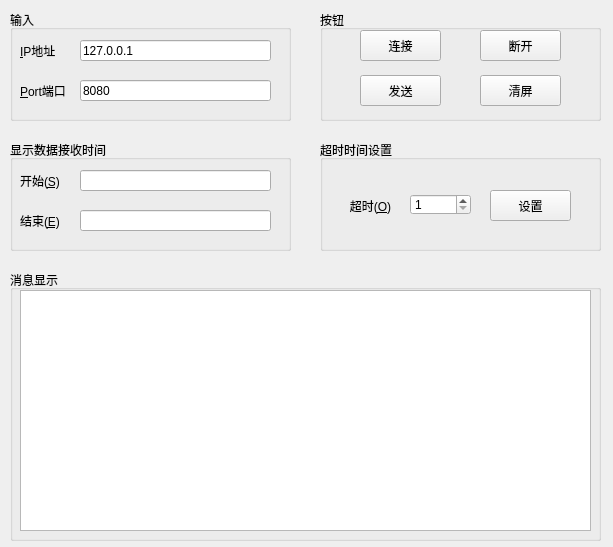
<?xml version="1.0" encoding="UTF-8"?>
<ui version="4.0">
 <class>CalculateNetClass</class>
 <widget class="QWidget" name="CalculateNetClass">
  <property name="geometry">
   <rect>
    <x>0</x>
    <y>0</y>
    <width>613</width>
    <height>547</height>
   </rect>
  </property>
  <property name="windowTitle">
   <string>CalculateNet</string>
  </property>
  <widget class="QGroupBox" name="groupBox_4">
   <property name="geometry">
    <rect>
     <x>10</x>
     <y>270</y>
     <width>591</width>
     <height>271</height>
    </rect>
   </property>
   <property name="title">
    <string>消息显示</string>
   </property>
   <widget class="QTextEdit" name="errEdit">
    <property name="geometry">
     <rect>
      <x>10</x>
      <y>20</y>
      <width>571</width>
      <height>241</height>
     </rect>
    </property>
    <property name="readOnly">
     <bool>true</bool>
    </property>
   </widget>
  </widget>
  <widget class="QGroupBox" name="groupBox_5">
   <property name="geometry">
    <rect>
     <x>320</x>
     <y>140</y>
     <width>281</width>
     <height>111</height>
    </rect>
   </property>
   <property name="title">
    <string>超时时间设置</string>
   </property>
   <widget class="QLabel" name="label_7">
    <property name="geometry">
     <rect>
      <x>20</x>
      <y>50</y>
      <width>61</width>
      <height>31</height>
     </rect>
    </property>
    <property name="text">
     <string>超时(&amp;O)</string>
    </property>
    <property name="alignment">
     <set>Qt::AlignCenter</set>
    </property>
    <property name="buddy">
     <cstring>outBox</cstring>
    </property>
   </widget>
   <widget class="QPushButton" name="outBtn">
    <property name="geometry">
     <rect>
      <x>170</x>
      <y>50</y>
      <width>81</width>
      <height>31</height>
     </rect>
    </property>
    <property name="text">
     <string>设置</string>
    </property>
   </widget>
   <widget class="QSpinBox" name="outBox">
    <property name="geometry">
     <rect>
      <x>90</x>
      <y>54</y>
      <width>61</width>
      <height>21</height>
     </rect>
    </property>
    <property name="minimum">
     <number>1</number>
    </property>
   </widget>
  </widget>
  <widget class="QGroupBox" name="groupBox_3">
   <property name="geometry">
    <rect>
     <x>320</x>
     <y>10</y>
     <width>281</width>
     <height>111</height>
    </rect>
   </property>
   <property name="title">
    <string>按钮</string>
   </property>
   <widget class="QPushButton" name="conBtn">
    <property name="geometry">
     <rect>
      <x>40</x>
      <y>20</y>
      <width>81</width>
      <height>31</height>
     </rect>
    </property>
    <property name="text">
     <string>连接</string>
    </property>
   </widget>
   <widget class="QPushButton" name="disBtn">
    <property name="geometry">
     <rect>
      <x>160</x>
      <y>20</y>
      <width>81</width>
      <height>31</height>
     </rect>
    </property>
    <property name="text">
     <string>断开</string>
    </property>
   </widget>
   <widget class="QPushButton" name="clsBtn">
    <property name="geometry">
     <rect>
      <x>160</x>
      <y>65</y>
      <width>81</width>
      <height>31</height>
     </rect>
    </property>
    <property name="text">
     <string>清屏</string>
    </property>
   </widget>
   <widget class="QPushButton" name="sendBtn">
    <property name="geometry">
     <rect>
      <x>40</x>
      <y>65</y>
      <width>81</width>
      <height>31</height>
     </rect>
    </property>
    <property name="text">
     <string>发送</string>
    </property>
   </widget>
  </widget>
  <widget class="QGroupBox" name="groupBox">
   <property name="geometry">
    <rect>
     <x>10</x>
     <y>10</y>
     <width>281</width>
     <height>111</height>
    </rect>
   </property>
   <property name="title">
    <string>输入</string>
   </property>
   <widget class="QLabel" name="label_2">
    <property name="geometry">
     <rect>
      <x>10</x>
      <y>70</y>
      <width>61</width>
      <height>21</height>
     </rect>
    </property>
    <property name="text">
     <string>&amp;Port端口</string>
    </property>
    <property name="buddy">
     <cstring>portEdit</cstring>
    </property>
   </widget>
   <widget class="QLabel" name="label">
    <property name="geometry">
     <rect>
      <x>10</x>
      <y>30</y>
      <width>61</width>
      <height>21</height>
     </rect>
    </property>
    <property name="text">
     <string>&amp;IP地址</string>
    </property>
    <property name="buddy">
     <cstring>ipEdit</cstring>
    </property>
   </widget>
   <widget class="QLineEdit" name="portEdit">
    <property name="geometry">
     <rect>
      <x>70</x>
      <y>70</y>
      <width>191</width>
      <height>21</height>
     </rect>
    </property>
    <property name="text">
     <string>8080</string>
    </property>
   </widget>
   <widget class="QLineEdit" name="ipEdit">
    <property name="geometry">
     <rect>
      <x>70</x>
      <y>30</y>
      <width>191</width>
      <height>21</height>
     </rect>
    </property>
    <property name="text">
     <string>127.0.0.1</string>
    </property>
   </widget>
  </widget>
  <widget class="QGroupBox" name="groupBox_2">
   <property name="geometry">
    <rect>
     <x>10</x>
     <y>140</y>
     <width>281</width>
     <height>111</height>
    </rect>
   </property>
   <property name="title">
    <string>显示数据接收时间</string>
   </property>
   <widget class="QLabel" name="label_3">
    <property name="geometry">
     <rect>
      <x>10</x>
      <y>30</y>
      <width>61</width>
      <height>21</height>
     </rect>
    </property>
    <property name="text">
     <string>开始(&amp;S)</string>
    </property>
    <property name="buddy">
     <cstring>startEdit</cstring>
    </property>
   </widget>
   <widget class="QLineEdit" name="startEdit">
    <property name="geometry">
     <rect>
      <x>70</x>
      <y>30</y>
      <width>191</width>
      <height>21</height>
     </rect>
    </property>
    <property name="readOnly">
     <bool>true</bool>
    </property>
   </widget>
   <widget class="QLineEdit" name="endEdit">
    <property name="geometry">
     <rect>
      <x>70</x>
      <y>70</y>
      <width>191</width>
      <height>21</height>
     </rect>
    </property>
    <property name="readOnly">
     <bool>true</bool>
    </property>
   </widget>
   <widget class="QLabel" name="label_4">
    <property name="geometry">
     <rect>
      <x>10</x>
      <y>70</y>
      <width>61</width>
      <height>21</height>
     </rect>
    </property>
    <property name="text">
     <string>结束(&amp;E)</string>
    </property>
    <property name="buddy">
     <cstring>endEdit</cstring>
    </property>
   </widget>
  </widget>
 </widget>
 <layoutdefault spacing="6" margin="11"/>
 <tabstops>
  <tabstop>ipEdit</tabstop>
  <tabstop>portEdit</tabstop>
  <tabstop>conBtn</tabstop>
  <tabstop>disBtn</tabstop>
  <tabstop>sendBtn</tabstop>
  <tabstop>clsBtn</tabstop>
  <tabstop>startEdit</tabstop>
  <tabstop>endEdit</tabstop>
  <tabstop>outBox</tabstop>
  <tabstop>outBtn</tabstop>
  <tabstop>errEdit</tabstop>
 </tabstops>
 <resources>
  <include location="calculatenet.qrc"/>
 </resources>
 <connections/>
</ui>
